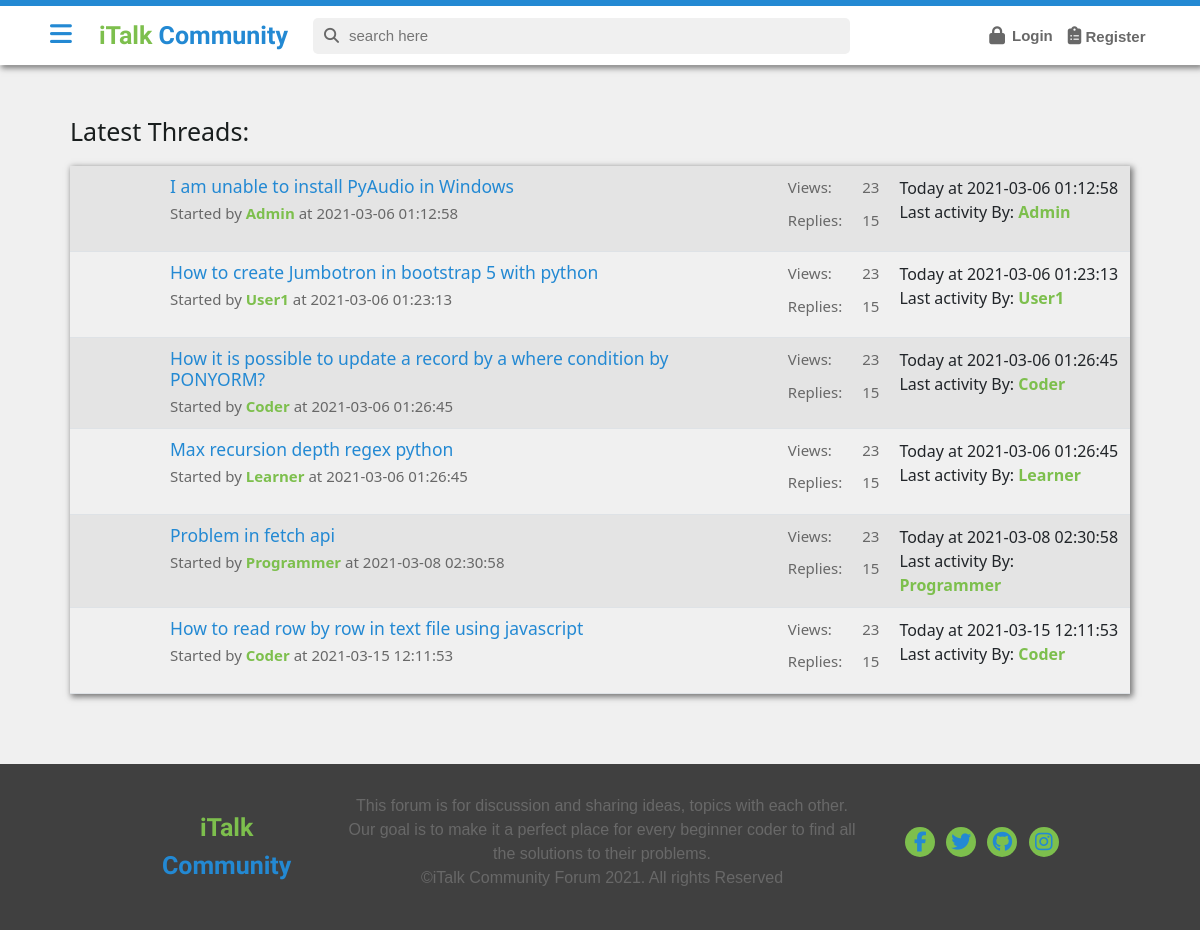
The app's page /newthreads.php with its own data.
### tables this page shows
CREATE TABLE `threads` (
  `thread_id` int(7) NOT NULL,
  `thread_title` varchar(255) NOT NULL,
  `thread_desc` text NOT NULL,
  `thread_cat_id` int(7) NOT NULL,
  `thread_user_id` int(7) NOT NULL,
  `timestamp` datetime NOT NULL DEFAULT current_timestamp()
);

CREATE TABLE `users_23` (
  `user_id` int(7) NOT NULL,
  `username` varchar(23) NOT NULL,
  `email` varchar(255) NOT NULL,
  `password` varchar(255) NOT NULL,
  `user_description` text NOT NULL,
  `user_img` varchar(255) NOT NULL,
  `timestamp` datetime NOT NULL DEFAULT current_timestamp()
);

### newthreads.php (the view, shortened to what this page needs)
<!doctype html>
<html lang="en">
<head>
    <link href="https://cdn.jsdelivr.net/npm/bootstrap@5.0.0-beta2/dist/css/bootstrap.min.css" rel="stylesheet"
>
    <link rel="stylesheet" href="assets/libraries/slick-1.8.1/slick/slick.css">
    <link rel="stylesheet" href="assets/libraries/fontawesome-free-5.15.2-web/css/all.min.css">
    <link rel="stylesheet" href="style.css?v=<?php echo time(); ?>">
    <link rel="stylesheet" href="partials/css/partials.css?v=<?php echo time(); ?>">
    <link rel="stylesheet" href="css/threadlist.css?v=<?php echo time(); ?>">
</head>
<body>
    <?php require "partials/_header.php";?>
    <div class="main-container">
        <?php require "partials/_sidenav.php"?>
        <div class="_main" id="main">
            <h1 class="browse-heading">Latest Threads:</h1>
            <div class="threads">
                <div class="thread-cat">
                    <table class="table table-hover table-striped m-0">
                        <tbody>
                            <?php
                    $sql = "SELECT * FROM `threads`";
                    $res = mysqli_query($conn, $sql);
                    while($row = mysqli_fetch_assoc($res)){
                        $id = $row['thread_id'];
                        $title = $row['thread_title'];
                        $threadTime = $row['timestamp'];
                        $user_id = $row['thread_user_id'];
                        $sql2 = "SELECT username FROM `users_23` WHERE user_id='$user_id'";
                        $res2 = mysqli_query($conn, $sql2);
                        $row = mysqli_fetch_assoc($res2);
                        $user = $row['username'];
                        echo '
                        <tr class="question ">
                        <th scope="row "><span class=""><img src="assets/images/cat-1.png" alt=""></span></th>
                        <td><h3><a href="thread.php?thread_id='.$id.'">'.$title.'</a></h3>
                        <p class="my-0 posted">Started by  <a href="/OnlineForum/user.php?v='.$user_id.'">'.$user.'</a> at '.$threadTime.'</p>
                        </td>
                        <td><p>Views:</p><p>Replies:</p></td>
                        <td><p>23</p><p>15</p></td>
                        <td>Today at '.$threadTime.'<br>Last activity By: <a style="text-decoration:none; color:#7DBF4D; text-transform:capitalize; font-weight:600;" href="/OnlineForum/user.php?v='.$user_id.'"> '.$user.'</a></td>
                    </tr>';
                }
                echo'
                    </tbody>
            </table>';
    ?>
                </div>
            </div>
        </div>
    </div>
    <?php require "partials/_footer.php"; ?>
</body>
</html>

### style.css (style rules this page uses)
:root { --primary : #2389D3; --secondary : #7DBF4D; --dark : #191e1e; --light : #F0F0F0; --bgwhite : #f4f7f9; --pure: #fff; --grey :#686868; --bglight:#f0f0f0; }
*, *:before, *:after { margin: 0; padding: 0; box-sizing: border-box; }
html { font-size: 62.5%; -webkit-font-smoothing: antialiased; }
body { background: var(--pure); font-size: 1.6rem; }
div.main-container { padding: 0; margin-top: 6.6rem; }
.main ._main { margin: 0rem; padding: 5rem; position: relative; }

### css/threadlist.css (style rules this page uses)
.main ._main { margin-left: 20rem; }
div._main h1.browse-heading { color: var(--dark); margin: 0 2rem; }
div._main .threads { margin: 2rem; box-shadow: 2px 2px 6px 1px rgba(0,0,0, 0.5); }
div._main .threads table tbody tr.question span { width: 7rem; height: auto; padding: .9rem; display: flex; justify-content: center; align-items: center; }
div._main .threads table tbody tr.question td, div._main .threads table tbody tr.question th { padding: 1rem; }
div._main .threads table tbody tr.question td h3 a { color: var(--primary); text-decoration: none; }
div._main .threads table tbody tr.question td p { font-weight: 400; font-size: 1.5rem; color: var(--grey); }
div._main .threads table tbody tr.question td p.posted a { text-decoration: none; color: var(--secondary); text-transform: capitalize; font-weight: 600; }

### newthreads.php (style rules this page uses)
#main { min-height: 70vh; }

### records on screen
threads: thread_title "I am unable to install PyAudio in Windows", users_23.username "Admin", timestamp "2021-03-06 01:12:58"
threads: thread_title "How to create Jumbotron in bootstrap 5 with python", users_23.username "User1", timestamp "2021-03-06 01:23:13"
threads: thread_title "How it is possible to update a record by a where condition by PONYORM?", users_23.username "Coder", timestamp "2021-03-06 01:26:45"
threads: thread_title "Max recursion depth regex python", users_23.username "Learner", timestamp "2021-03-06 01:26:45"
threads: thread_title "Problem in fetch api", users_23.username "Programmer", timestamp "2021-03-08 02:30:58"
threads: thread_title "How to read row by row in text file using javascript", users_23.username "Coder", timestamp "2021-03-15 12:11:53"
